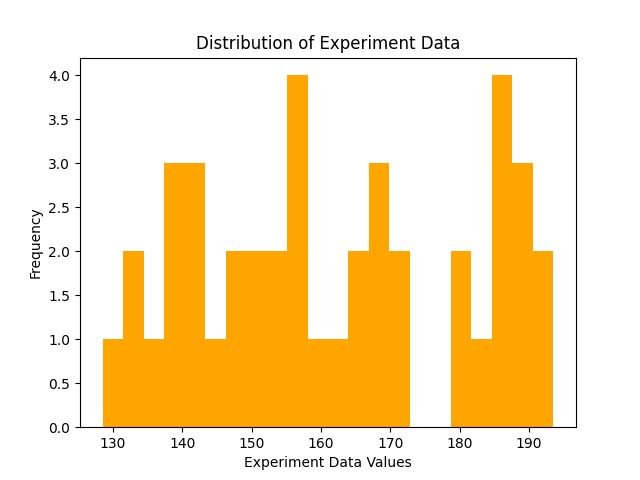

The Python source for this figure:
import numpy as np
import matplotlib.pyplot as plt

# Experiment data (replace with your actual data)
experiment_data = np.array([189, 185, 195, 149, 189, 147, 154,
                           174, 169, 195, 159, 192, 155, 191, 134, 144, 137, 139,
                           153, 157, 140, 144, 172, 157, 181,
                           182, 166, 167, 140, 130, 150, 190, 171, 189, 142, 153, 159, 161, 169, 165, 133, 188])

# Calculate median and standard deviation
median = np.median(experiment_data)
standard_deviation = np.std(experiment_data)

# Print calculated values (optional)
print(f"Median: {median:.2f}")
print(f"Standard Deviation: {standard_deviation:.2f}")

# Plot the distribution of the data with 10 bins, left-aligned, blue color, and red edges
plt.hist(experiment_data, bins=22, align='left', color='orange')

# Add informative axis labels and title
plt.xlabel("Experiment Data Values")
plt.ylabel("Frequency")
plt.title("Distribution of Experiment Data")

# Display the histogram
plt.show()
